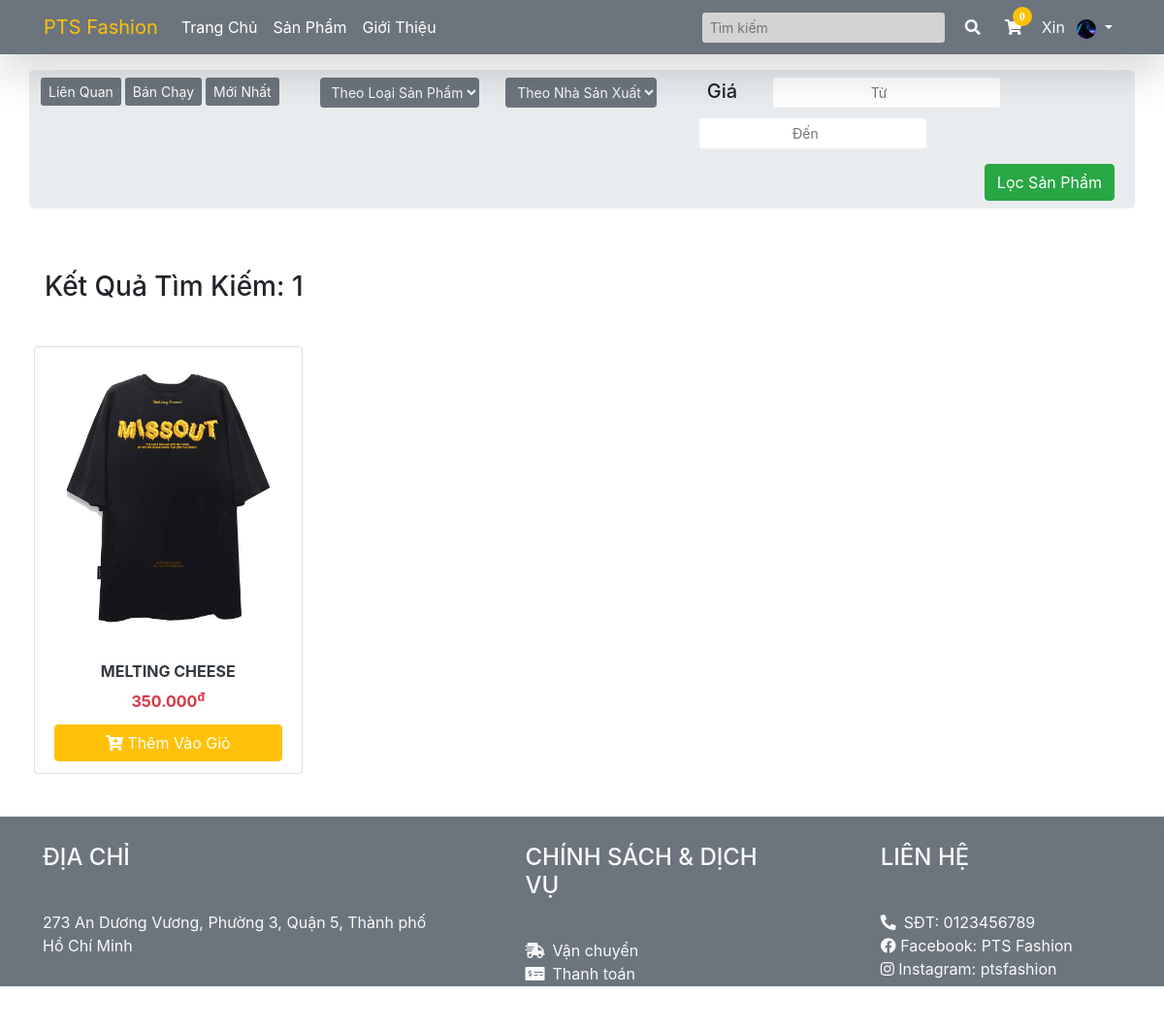
Screenshot of /quanao/search.php?keyword=MELTING CHEESE (signed in) with the database file from the repository.
### tables this page shows
CREATE TABLE `sp` (
  `MA_SP` varchar(10) NOT NULL,
  `TEN_SP` varchar(50) NOT NULL,
  `MA_LOAISP` varchar(10) NOT NULL,
  `MA_HANGSX` varchar(10) NOT NULL,
  `MIEUTA_SP` text DEFAULT NULL,
  `HINHANH_SP` text DEFAULT NULL,
  `GIA` bigint(20) NOT NULL
);

### quanao/admin/includes/database.php (called while the page is built, shortened)
<?php
    class MyConnect {
        private $conn;
        public function __construct() {
            $this->host = "localhost";
            $this->user = "root";
            $this->passwd = "";
            $this->database = "clothingshop";
            $this->conn = new mysqli($this->host,$this->user,$this->passwd,$this->database, 3307);
        }
        public function isConnected() {
            return true;
        }
        public function query($query) {
            if($this->isConnected()) {
                $tableData = mysqli_query($this->conn,$query);
                return $tableData;
            }
        }
    }
?>

### quanao/search.php (the view, shortened to what this page needs)
<?php
include("admin/includes/database.php");
$MyConn = new MyConnect();
if(!isset($_GET['keyword'])) {
    echo "<script>window.history.back()</script>";
}
else if($_GET['keyword'] == "") {
    echo "<script>alert('Vui lòng nhập thông tin sản phẩm cần tìm kiếm');</script>";
    echo "<script>window.history.back();</script>";
}
else {
    $keyword = $_GET['keyword'];
}
?>
<!DOCTYPE html>
<html lang="en">
<head>
  <link href="admin/vendor/fontawesome-free/css/all.min.css" rel="stylesheet" type="text/css">
  <link rel="stylesheet" href="https://maxcdn.bootstrapcdn.com/bootstrap/4.5.2/css/bootstrap.min.css">
</head>
<body>
    <nav class="navbar navbar-expand-sm bg-secondary navbar-dark sticky-top shadow-lg py-2">
        <div class="container">
            <a class="navbar-brand" href="index.php"><span class="text-warning">PTS Fashion</span></a>
        <div class="collapse navbar-collapse" id="navbarColor01">
          <ul class="navbar-nav mr-auto">
            <li class="nav-item active">
              <a class="nav-link" href="index.php">Trang Chủ <span class="sr-only">(current)</span></a>
            </li>
            <li class="nav-item">
              <a class="nav-link" href="product.php">Sản Phẩm</a>
            </li>
            <li class="nav-item">
              <a class="nav-link" href="#">Giới Thiệu</a>
            </li>
          </ul>
          <form class="form-inline" method="get" action="search.php">
            <input style="width:250px; background:#D3D3D3" class="form-control-sm mr-sm-2 border-0" type="search" name="keyword"  placeholder="Tìm kiếm" aria-label="Search">
            <button class="btn my-sm-0 "><a class="text-light"><i class="fas fa-search"></i></i></a></button>
            <a href="cart.php" class="btn my-sm-0 border-0 bg-transparent text-light">
                <i class="fas fa-shopping-cart position-relative">
                <?php
                    $total_qty = 0;
                ?>
                <div class="cart-amount bg-warning position-absolute text-white d-flex justify-content-center align-items-center font-weight-bold">
                <span id="cart_amount"><?php echo $total_qty ?></span>
                </div></i>
            </a>
            <?php
            if(!isset($_SESSION['user_email'])) {
               echo  "<a class='btn my-sm-0 border-0' data-toggle='modal' data-target='#loginModal'><i class='fas fa-user text-light'></i></a>";
            }
            else {
                include("usernav.php");
            }
            ?>
          </form>
        </div>
    </nav>
    <div aria-live="polite" aria-atomic="true" style="bottom: 0; right: 0; z-index: 1200;" class="position-fixed">
    </div>
    <div class="container jumbotron mt-3 p-2">
            <div class="row pl-1">
                <div class="col-md-3">
                    <div class="btn-group">
                        <a href="#" class="btn-sm mr-1 btn-secondary text-decoration-none">Liên Quan</a>
                        <a href="#" class="btn-sm mr-1 btn-secondary text-decoration-none">Bán Chạy</a>
                        <a href="#" class="btn-sm mr-1 btn-secondary text-decoration-none">Mới Nhất</a>
                    </div>
                </div>
                <div class="col-md-2">
                    <select name="" id="" class="custom-select-sm border-0 bg-secondary rounded text-light text-center">
                        <option>Theo Loại Sản Phẩm</option>
                    </select>
                </div>
                <div class="col-md-2">
                    <select name="" id="" class="custom-select-sm border-0 bg-secondary text-light rounded">
                        <option>Theo Nhà Sản Xuất</option>
                    </select>
                </div>
                <div class="form-group col-md-5">
                    <label class="mx-3" for="inputsm"><h5>Giá</h5></label>
                    <input class="mx-3 form-control-sm input-sm border-0 text-center" id="inputsm" type="number" min=0 placeholder="Từ" step="10000">
                    <input class="ml-2 form-control-sm input-sm border-0 text-center" id="inputsm" type="number" min=0 placeholder="Đến" step="10000">
                </div>
            </div>
            <div class="row d-flex flex-row-reverse px-1">
                <button class="btn btn-success ml-auto mr-4">Lọc Sản Phẩm</button>
            </div>
    </div>
    <div class="container mt-5 p-3">
    <?php
        $queryCount = $MyConn->query("SELECT * FROM SP WHERE SP.TEN_SP LIKE '%$keyword%'");
        $countP = mysqli_num_rows($queryCount);
        if($countP == 0) {
            echo "<div class='row my-5'> <div class='col-md-12 text-center'> <h3> Không tìm thấy sản phẩm cho từ khóa $keyword </h3> </div> </div>";
        }
        else {
    ?>
        <h3>Kết Quả Tìm Kiếm:   <?php echo $countP; ?></h3>
        <div class="row my-4">
            <?php
            $limit = 0;
            $cur_page = 1;
            $result_per_page = 8;
            $queryP = "SELECT * FROM SP WHERE SP.TEN_SP LIKE '%$keyword%' LIMIT $limit,$result_per_page";
            $resultP = $MyConn->query($queryP);
            $number_of_page = ceil($countP / $result_per_page);
            while($getP = mysqli_fetch_array($resultP)) {
            ?>
            <div class="col-md-3 p-1 mt-3">
                    <div class="card card-link h-100 p-0 p">
                        <div class="card-header p-0 border-bottom-0 h-100">
                        <a href="detail.php?productID=<?php echo $getP['MA_SP'] ?>" class="text-decoration-none text-dark">
                            <img src="<?php echo "admin/product_images/".$getP['HINHANH_SP'] ?>" class="card-img-top h-100 img-reponsive">
                        </a>
                        </div>
                        <div class="card-body p-0">
                        <a href="detail.php?productID=<?php echo $getP['MA_SP'] ?>" class="text-decoration-none text-dark">
                            <div class="card-title text-center mt-4">
                                <h6 class="font-weight-bold"><?php echo $getP['TEN_SP'] ?></h6>
                                <div class="font-weight-bold text-danger"><?php echo number_format($getP['GIA'],0,",","."); ?><sup>đ</sup></div>
                            </div>
                        </a>
                        </div>
                        <div class="card-footer border-top-0 bg-transparent mt-3">
                            <button id="myBtn" onclick="addCart('<?php echo $getP['MA_SP'] ?>')" class="btn btn-warning w-100 mt-auto text-white"><i class="fas fa-cart-plus"></i> Thêm Vào Giỏ</button>
                        </div>
                    </div>
            </div>
            <?php } ?>
        </div>
        <?php
            if($countP > $result_per_page) {
        ?>
        <div class="row">
                <ul class="pagination mt-3 mr-3 ml-auto">
                    <?php
                        if($cur_page == 1) {
                            $start_disable = "disabled";
                        }
                    ?>
                    <li class="page-item text-warning <?php if($cur_page == 1) echo "disabled"; ?>">
                        <a class="page-link <?php if($cur_page != 1) echo "text-warning"; ?>" href="product.php?page=<?php echo $cur_page-1; ?>" aria-label="Previous">
                            <span aria-hidden="true">&laquo;</span>
                        </a>
                    </li>
                    <?php
                        for($page = 1; $page <= $number_of_page; $page++) {
                    ?>
                    <li class="page-item <?php if($cur_page == $page) echo "disabled" ?>">
                        <a class="page-link <?php if($cur_page != $page) echo "text-warning"; ?>" href="product.php?page=<?php echo $page ?>"><?php echo $page ?></a>
                    </li>
                    <?php } ?>
                    <li class="page-item <?php if($cur_page == $number_of_page) echo "disabled"; ?>">
                    <a class="page-link <?php if($cur_page != $number_of_page) echo "text-warning"; ?>" href="product.php?page=<?php echo $cur_page+1; ?>" aria-label="Next">
                        <span aria-hidden="true">&raquo;</span>
                    </a>
                    </li>
                </ul>
                </div>
        </div>
        <?php }} ?>
    </div>
    <footer class="bg-secondary">
        <div class="container-fuild text-light">
            <div class="row card-deck pt-3">
                <div class="col-md-5 pr-0">
                    <div class="card border-0 bg-secondary ml-4">
                        <div class="card-header bg-secondary border-0"><h4>ĐỊA CHỈ</h4></div>
                        <div class="card-body border-0">
                            <p>273 An Dương Vương, Phường 3, Quận 5, Thành phố Hồ Chí Minh</p>
                        </div>
                    </div>
                </div>
                <div class="col-md pl-0">
                    <div class="card border-0 bg-secondary ml-4">
                        <div class="card-header bg-secondary border-0"><h4>CHÍNH SÁCH & DỊCH VỤ</h4></div>
                        <div class="card-body border-0">
                            <a href="#" class="text-light text-decoration-none pb-3"><i class="fas fa-shipping-fast mr-2"></i>Vận chuyển</a><br>
                            <a href="#" class="text-light text-decoration-none pb-3"><i class="fas fa-money-check-alt mr-2"></i>Thanh toán</a><br>
                            <a href="#" class="text-light text-decoration-none pb-3"><i class="fas fa-exchange-alt mr-2"></i>Đổi trả</a>
                        </div>
                    </div>
                </div>
                <div class="col-md">
                    <div class="card border-0 bg-secondary mx-0 ml-4">
                        <div class="card-header bg-secondary border-0"><h4>LIÊN HỆ</h4></div>
                        <div class="card-body border-0">
                            <p><i class="fas fa-phone-alt mr-2"></i>SĐT: 0123456789 <br>
                            <i class="fab fa-facebook"></i> Facebook: PTS Fashion <br>
                            <i class="fab fa-instagram"></i> Instagram: ptsfashion
                        </p>
                        </div>
                    </div>
                </div>
            </div>
        </div>
    </footer>
</body>
</html>

### quanao/search.php (style rules this page uses)
.nav-link { color: white !important; }
.cart-amount { top: -13px; right: -10px; min-width: 20px; min-height: 20px; border-width: 2px; border-radius: 50%; font-size: 12px; }

### rows the page displays
sp: HINHANH_SP (picture), TEN_SP "MELTING CHEESE", GIA "350.000"

### other values shown
$total_qty "0"
$_SESSION['username'] "Xin"
$countP "1"
